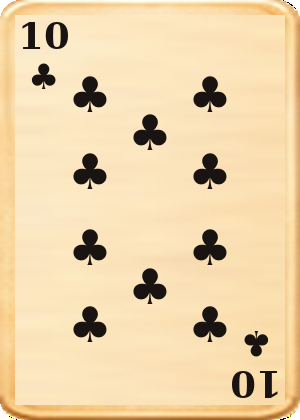
#> input picture Web/CinematicPoker.Web/wwwroot/img/cards/10C.png, 300 x 420 px
$ python -i enlarge_western_card_faces.py   (imports and definitions only)
#> lines starting #> are read from the running program, lines starting #| are printed output that depends on the picture
#!/usr/bin/env python3
"""Slightly enlarge rank/suit corners and center pips on Western deck faces (300×420)."""
from __future__ import annotations

import sys
from pathlib import Path

from PIL import Image, ImageFilter

ROOT = Path(__file__).resolve().parents[1]
CARDS = ROOT / "Web/CinematicPoker.Web/wwwroot/img/cards"
RANKS = ("2", "3", "4", "5", "6", "7", "8", "9", "10", "J", "Q", "K", "A")
SUITS = ("C", "D", "H", "S")

CORNER_SCALE = 1.22
CENTER_SCALE = 1.10


def paste_zoom(
    base: Image.Image,
    box: tuple[int, int, int, int],
    scale: float,
    anchor: str,
) -> None:
    x0, y0, x1, y1 = box
    patch = base.crop((x0, y0, x1, y1))
    nw = max(1, round(patch.width * scale))
    nh = max(1, round(patch.height * scale))
    scaled = patch.resize((nw, nh), Image.Resampling.LANCZOS)
    if anchor == "tl":
        ox, oy = x0, y0
    elif anchor == "tr":
        ox, oy = x1 - nw, y0
    elif anchor == "bl":
        ox, oy = x0, y1 - nh
    elif anchor == "br":
        ox, oy = x1 - nw, y1 - nh
    else:
        ox = x0 + (x1 - x0 - nw) // 2
        oy = y0 + (y1 - y0 - nh) // 2
    base.alpha_composite(scaled, (ox, oy))


def process_card(path: Path) -> None:
    im = Image.open(path).convert("RGBA")
#> im is the input picture: PIL image 300x420 RGBA; mean R, G, B, A 234.9, 210.3, 168.9, 254.3
    w, h = im.size
#> w = 300; h = 420
    out = im.copy()
    paste_zoom(
        out,
        (int(w * 0.18), int(h * 0.20), int(w * 0.82), int(h * 0.80)),
        CENTER_SCALE,
        "center",
    )
#> in paste_zoom, `patch = base.crop((x0, y0, x1, y1))`:
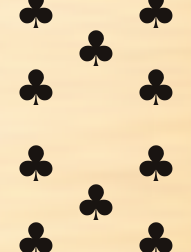
#> patch: PIL image 191x252 RGBA; mean R, G, B, A 222.1, 201.1, 165.5, 255
#> in paste_zoom, `scaled = patch.resize((nw, nh), Image.Resampling.LANCZOS)`:
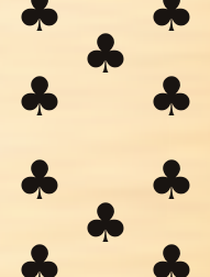
#> scaled: PIL image 210x277 RGBA; mean R, G, B, A 222, 201.1, 165.5, 255
#> in paste_zoom, `base.alpha_composite(scaled, (ox, oy))`:
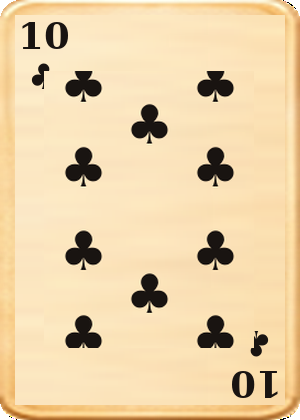
#> base: PIL image 300x420 RGBA; mean R, G, B, A 233.4, 208.9, 167.8, 254.3; transparent parts drawn white
    corners = (
        (0, 0, int(w * 0.36), int(h * 0.28), "tl"),
        (int(w * 0.64), 0, w, int(h * 0.28), "tr"),
        (0, int(h * 0.72), int(w * 0.36), h, "bl"),
        (int(w * 0.64), int(h * 0.72), w, h, "br"),
    )
    for x0, y0, x1, y1, anchor in corners:
        paste_zoom(out, (x0, y0, x1, y1), CORNER_SCALE, anchor)
#> this loop made 4 passes
#> pass 1, in paste_zoom (call 2), `patch = base.crop((x0, y0, x1, y1))`:
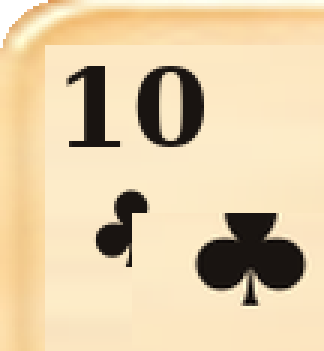
#> patch: PIL image 108x117 RGBA (shown 3 times larger); mean R, G, B, A 225.2, 204.2, 167.4, 253.1; transparent parts drawn white
#> pass 1, in paste_zoom (call 2), `scaled = patch.resize((nw, nh), Image.Resampling.LANCZOS)`:
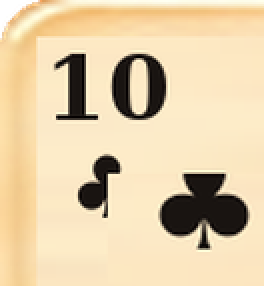
#> scaled: PIL image 132x143 RGBA (shown 2 times larger); mean R, G, B, A 223.8, 203.2, 166.7, 253.1; transparent parts drawn white
#> pass 2, in paste_zoom (call 3), `patch = base.crop((x0, y0, x1, y1))`:
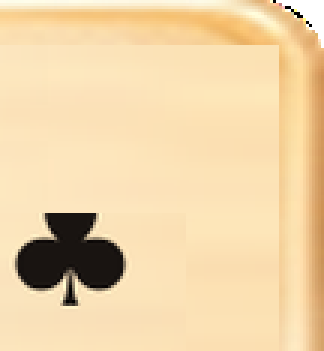
#> patch: PIL image 108x117 RGBA (shown 3 times larger); mean R, G, B, A 237.3, 210.7, 167, 253.1; transparent parts drawn white
#> after the loop:
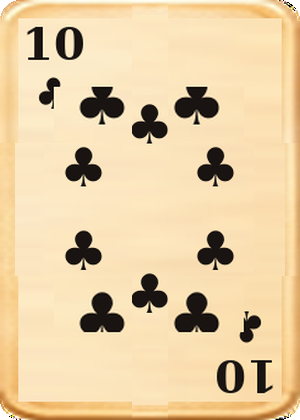
#> out: PIL image 300x420 RGBA; mean R, G, B, A 229.2, 204.4, 163.4, 254.3; transparent parts drawn white
    out = out.filter(ImageFilter.UnsharpMask(radius=1.0, percent=35, threshold=2))
    out.save(path, optimize=True)


def main() -> int:
    count = 0
    for rank in RANKS:
        for suit in SUITS:
            path = CARDS / f"{rank}{suit}.png"
            if not path.is_file():
                print(f"missing {path}", file=sys.stderr)
                return 1
            process_card(path)
            count += 1
    print(f"enlarged {count} card faces")
    return 0


# [2 lines not run here, left out]

>>> result = process_card('../Web/CinematicPoker.Web/wwwroot/img/cards/10C.png')

$ run again, on Web/CinematicPoker.Web/wwwroot/img/cards/2C.png
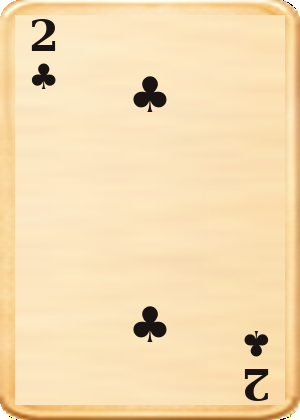
#> input picture Web/CinematicPoker.Web/wwwroot/img/cards/2C.png, 300 x 420 px
#> in process_card, im is the input picture: PIL image 300x420 RGBA; mean R, G, B, A 244.9, 219.4, 176.4, 254.3
#> the loop in process_card, `for x0, y0, x1, y1, anchor in corners:` made 4 passes
#> pass 1, in paste_zoom (call 2), `scaled = patch.resize((nw, nh), Image.Resampling.LANCZOS)`:
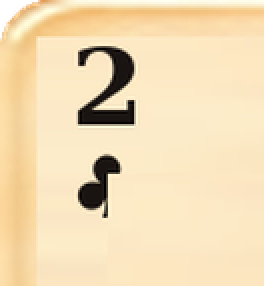
#> scaled: PIL image 132x143 RGBA (shown 2 times larger); mean R, G, B, A 239.3, 217.6, 178.9, 253.1; transparent parts drawn white
#> after the loop in process_card, `for x0, y0, x1, y1, anchor in corners:`:
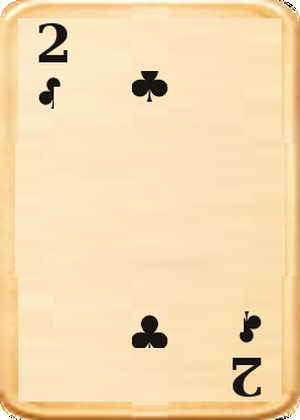
#> out: PIL image 300x420 RGBA; mean R, G, B, A 243.6, 217.7, 174.2, 254.3; transparent parts drawn white
